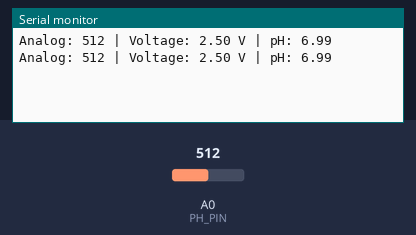
A sketch run on a simulated Arduino Uno, built with avr-gcc and run on an emulated ATmega328P. On the bench: the last lines printed to the serial monitor. The test bench sets the inputs (shaded band); at power-on: A0 (PH_PIN) = 512.

Above: at 1.8 s.
1.9 s: A0 (PH_PIN) set to 716
At 2.6 s:
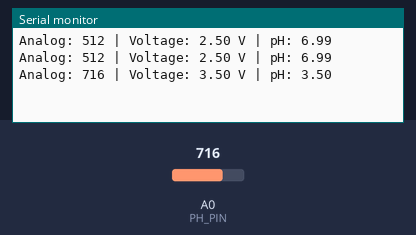
3.4 s: A0 (PH_PIN) set to 900
At 4.8 s:
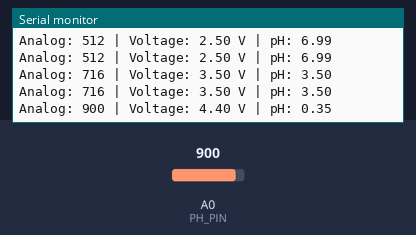
Timing chart, 0 to 6.4 s (numbered marks = the images above; inputs shaded):
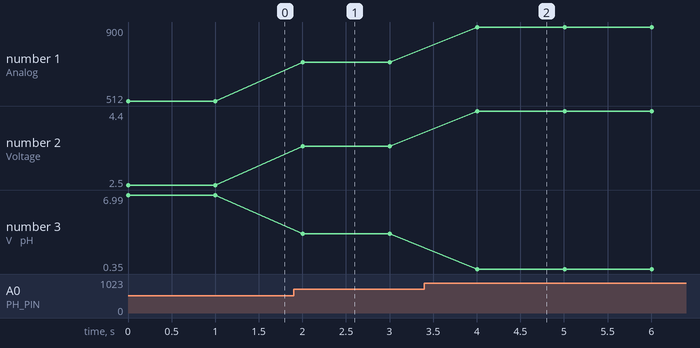

The sketch:

ph_sensor.ino
```cpp
#define PH_PIN A0

void setup() {
  Serial.begin(9600);
}

void loop() {
  int analogValue = analogRead(PH_PIN);
  float voltage = analogValue * (5.0 / 1023.0);
  float phValue = 7 + ((2.5 - voltage) * 3.5);  // Example formula

  Serial.print("Analog: ");
  Serial.print(analogValue);
  Serial.print(" | Voltage: ");
  Serial.print(voltage, 2);
  Serial.print(" V | pH: ");
  Serial.println(phValue, 2);

  delay(1000);
}
```

Measured:
- after the input at 1.9 s, the serial monitor: prints a new line after 0.10 s (image 1)
- after the input at 3.4 s, the serial monitor: prints a new line after 0.61 s (image 2)
- plotted number 1: 512 → 716 after the input at 1.9 s, 716 → 900 after the input at 3.4 s
- plotted number 2: 2.5 → 3.5 after the input at 1.9 s, 3.5 → 4.4 after the input at 3.4 s
- plotted number 3: 6.99 → 3.5 after the input at 1.9 s, 3.5 → 0.35 after the input at 3.4 s
